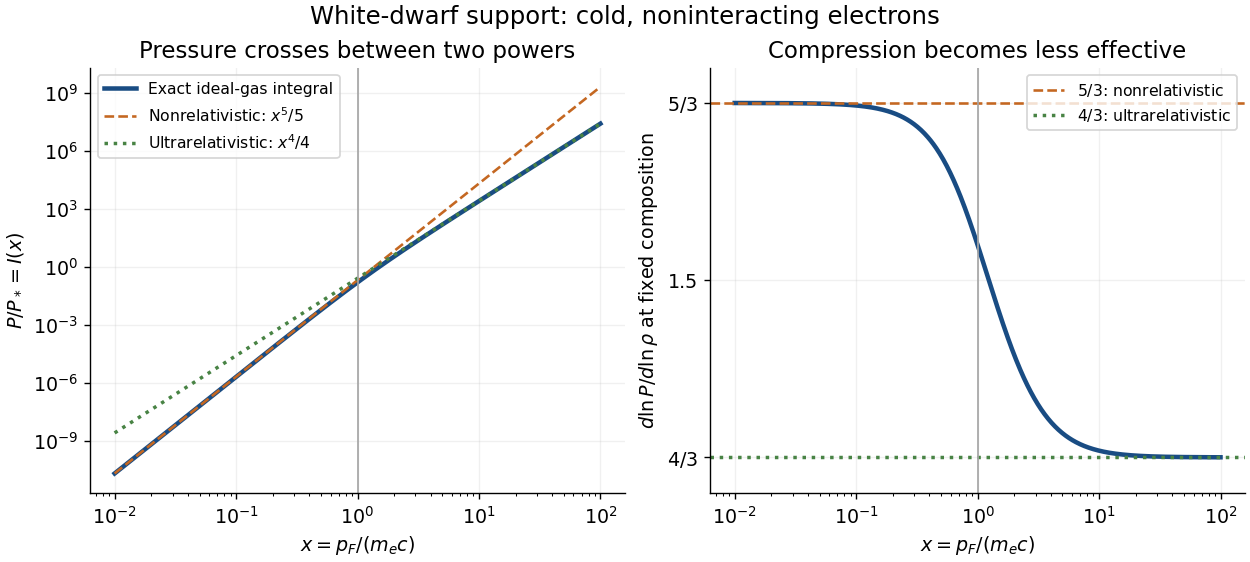

This chart was generated by the following Python code:
"""Cold ideal electron pressure; Python 3.14, NumPy and Matplotlib per pyproject.toml.

Emit the matching opaque PNG in the current directory. Gauss-Legendre quadrature
avoids cancellation in the closed antiderivative near the nonrelativistic limit.
"""

from pathlib import Path

import matplotlib.pyplot as plt
import numpy as np


def pressure_integral(x):
    """I(x) = integral_0^x t^4 / sqrt(1+t^2) dt, for positive x."""
    x = np.asarray(x, dtype=float)
    nodes, weights = np.polynomial.legendre.leggauss(160)
    u = (nodes + 1) / 2
    return x**5 * np.sum(weights * u**4 / np.sqrt(1 + (x[..., None] * u)**2), axis=-1) / 2


def main():
    x = np.geomspace(0.01, 100, 700)
    integral = pressure_integral(x)
    gamma = x**5 / (3 * np.sqrt(1 + x*x) * integral)
    assert np.all(np.diff(gamma) < 0)
    assert abs(pressure_integral(0.001) / (0.001**5 / 5) - 1) < 4e-7
    assert abs(pressure_integral(1000) / (1000**4 / 4) - 1) < 2e-6
    plt.rcParams.update({'font.size': 11, 'axes.spines.top': False, 'axes.spines.right': False})
    fig, (left, right) = plt.subplots(1, 2, figsize=(10, 4.5), layout='constrained')
    fig.set_facecolor('white')
    left.loglog(x, integral, color='#194c83', lw=2.6, label='Exact ideal-gas integral')
    left.loglog(x, x**5 / 5, '--', color='#c46721', label=r'Nonrelativistic: $x^5/5$')
    left.loglog(x, x**4 / 4, ':', color='#488344', lw=2, label=r'Ultrarelativistic: $x^4/4$')
    left.set(xlabel=r'$x=p_F/(m_e c)$', ylabel=r'$P/P_*=I(x)$', title='Pressure crosses between two powers')
    left.legend(loc='upper left', fontsize=9)
    right.semilogx(x, gamma, color='#194c83', lw=2.6)
    right.axhline(5/3, color='#c46721', ls='--', label=r'$5/3$: nonrelativistic')
    right.axhline(4/3, color='#488344', ls=':', lw=2, label=r'$4/3$: ultrarelativistic')
    right.set(xlabel=r'$x=p_F/(m_e c)$', ylabel=r'$d\ln P/d\ln\rho$ at fixed composition', ylim=(1.30, 1.70), title='Compression becomes less effective')
    right.set_yticks([4/3, 1.5, 5/3], [r'$4/3$', '1.5', r'$5/3$'])
    right.legend(loc='upper right', fontsize=9)
    for ax in (left, right):
        ax.axvline(1, color='0.65', lw=1)
        ax.grid(alpha=0.18)
    fig.suptitle('White-dwarf support: cold, noninteracting electrons', fontsize=14)
    fig.savefig(Path(__file__).stem + '.png', dpi=125, facecolor='white')
    plt.close(fig)


if __name__ == '__main__':
    main()
